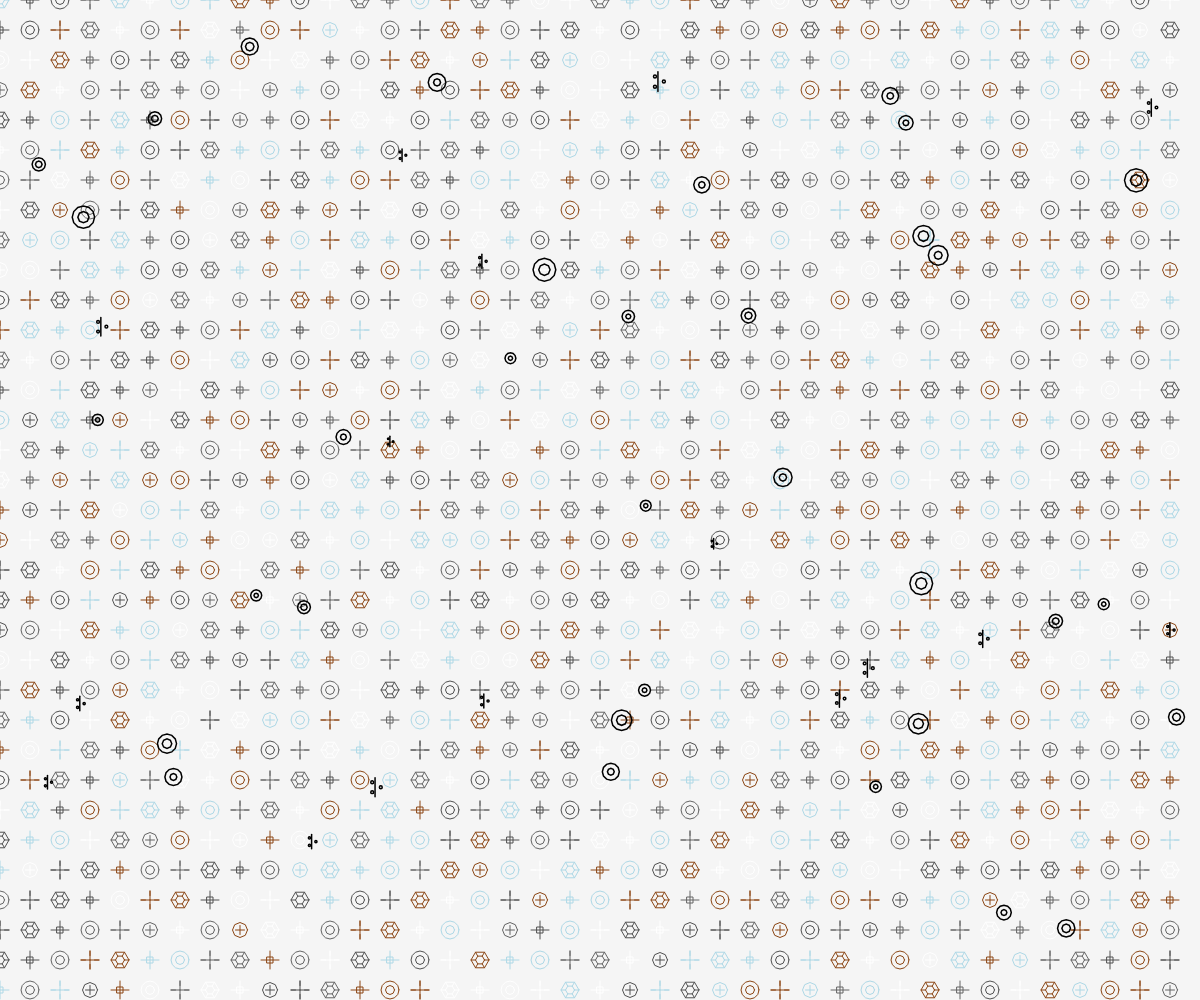
Frame 1 (no input)
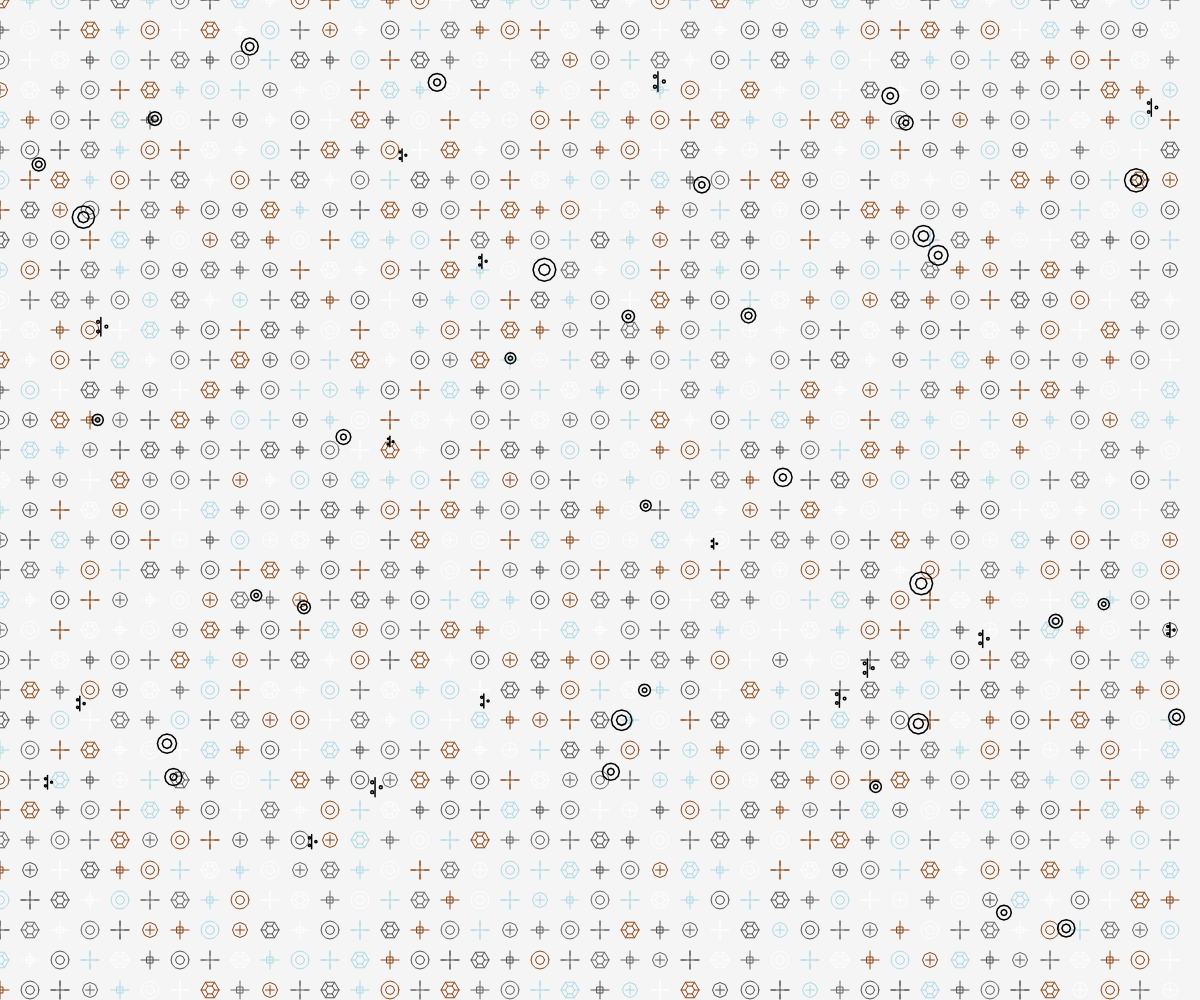
Frame 2 (the mouse pressed at the canvas centre, redrawn once)

The p5.js sketch that drew these frames (run headless with seeded random() and noise() and a simulated clock; the mouse was pressed at the canvas centre and the sketch redrawn once):

// p5.js sketch
// ── sketch.js
let grid;
let cellSize = 30;
let numCellsX, numCellsY;
let mineralPatterns = [];
let plantShapes = [];

function setup() {
  createCanvas(windowWidth, windowHeight);
  noLoop();
  
  // Calculate grid dimensions
  numCellsX = ceil(width / cellSize);
  numCellsY = ceil(height / cellSize);
  
  // Create the grid structure
  grid = [];
  for (let y = 0; y < numCellsY; y++) {
    grid[y] = [];
    for (let x = 0; x < numCellsX; x++) {
      grid[y][x] = {
        x: x * cellSize,
        y: y * cellSize,
        // Initialize with a pattern that will be modified to create mineral structures
        pattern: random(['crystal', 'cross', 'loop', 'branch'])
      };
    }
  }
  
  // Generate the mineral and plant patterns
  generateMineralPattern();
  generatePlantPatterns();
}

function draw() {
  background(245);
  
  // Draw the mineral crystal patterns
  for (let y = 0; y < numCellsY; y++) {
    for (let x = 0; x < numCellsX; x++) {
      let cell = grid[y][x];
      
      push();
      translate(cell.x, cell.y);
      
      // Draw a crystal or mineral structure
      drawCrystalPattern(cell.pattern);
      
      pop();
    }
  }
  
  // Draw the plant elements
  for (let i = 0; i < plantShapes.length; i++) {
    let shape = plantShapes[i];
    push();
    translate(shape.x, shape.y);
    strokeWeight(1.5);
    noFill();
    
    // Draw a stylized plant shape
    drawPlantShape(shape.type, shape.size);
    
    pop();
  }
}

function generateMineralPattern() {
  for (let y = 0; y < numCellsY; y++) {
    for (let x = 0; x < numCellsX; x++) {
      // Create a symmetric pattern by using coordinates
      let symmetry = (x + y) % 4;
      
      if (symmetry === 0) {
        grid[y][x].pattern = 'crystal';
      } else if (symmetry === 1) {
        grid[y][x].pattern = 'cross';
      } else if (symmetry === 2) {
        grid[y][x].pattern = 'loop';
      } else {
        grid[y][x].pattern = 'branch';
      }
    }
  }
  
  // Add more complex interweaving by adjusting certain cells
  for (let y = 0; y < numCellsY; y++) {
    for (let x = 0; x < numCellsX; x++) {
      if ((x + y) % 3 === 0 && random() > 0.7) {
        grid[y][x].pattern = 'interlace';
      }
    }
  }
}

function drawCrystalPattern(patternType) {
  strokeWeight(1);
  
  // Use a palette of mineral tones
  let colors = [
    color(255, 255, 255), // White
    color(100, 100, 100), // Gray
    color(80, 80, 80),    // Dark gray
    color(139, 69, 19),   // Brown
    color(173, 216, 230)  // Light blue
  ];
  
  let c = random(colors);
  stroke(c);
  noFill();
  
  switch (patternType) {
    case 'crystal':
      // Draw a geometric crystal shape
      beginShape();
      for (let i = 0; i < 6; i++) {
        let angle = map(i, 0, 6, 0, TWO_PI);
        let x = cos(angle) * cellSize * 0.3;
        let y = sin(angle) * cellSize * 0.3;
        vertex(x, y);
      }
      endShape(CLOSE);
      
      // Inner crystal structure
      beginShape();
      for (let i = 0; i < 6; i++) {
        let angle = map(i, 0, 6, 0, TWO_PI);
        let x = cos(angle) * cellSize * 0.15;
        let y = sin(angle) * cellSize * 0.15;
        vertex(x, y);
      }
      endShape(CLOSE);
      
      // Draw connecting lines
      for (let i = 0; i < 6; i++) {
        let angle = map(i, 0, 6, 0, TWO_PI);
        let x1 = cos(angle) * cellSize * 0.3;
        let y1 = sin(angle) * cellSize * 0.3;
        let x2 = cos(angle) * cellSize * 0.15;
        let y2 = sin(angle) * cellSize * 0.15;
        line(x1, y1, x2, y2);
      }
      
      break;
      
    case 'cross':
      // Draw a cross shape
      line(-cellSize * 0.3, 0, cellSize * 0.3, 0);
      line(0, -cellSize * 0.3, 0, cellSize * 0.3);
      
      // Inner square
      rectMode(CENTER);
      rect(0, 0, cellSize * 0.2, cellSize * 0.2);
      
      break;
      
    case 'loop':
      // Draw a loop with geometric precision
      beginShape();
      for (let i = 0; i < 12; i++) {
        let angle = map(i, 0, 12, 0, TWO_PI);
        let x = cos(angle) * cellSize * 0.3;
        let y = sin(angle) * cellSize * 0.3;
        vertex(x, y);
      }
      endShape(CLOSE);
      
      // Inner loop
      beginShape();
      for (let i = 0; i < 8; i++) {
        let angle = map(i, 0, 8, 0, TWO_PI);
        let x = cos(angle) * cellSize * 0.15;
        let y = sin(angle) * cellSize * 0.15;
        vertex(x, y);
      }
      endShape(CLOSE);
      
      break;
      
    case 'interlace':
      // Draw an interlaced crystal pattern
      beginShape();
      for (let i = 0; i < 8; i++) {
        let angle = map(i, 0, 8, 0, TWO_PI);
        let x = cos(angle) * cellSize * 0.25;
        let y = sin(angle) * cellSize * 0.25;
        vertex(x, y);
      }
      endShape(CLOSE);
      
      // Draw a smaller cross inside
      line(-cellSize * 0.15, 0, cellSize * 0.15, 0);
      line(0, -cellSize * 0.15, 0, cellSize * 0.15);
      
      break;
      
    case 'branch':
      // Draw a branching crystal structure
      for (let i = 0; i < 4; i++) {
        let angle = map(i, 0, 4, 0, TWO_PI);
        let x = cos(angle) * cellSize * 0.3;
        let y = sin(angle) * cellSize * 0.3;
        line(0, 0, x, y);
      }
      
      // Draw smaller branches
      for (let i = 0; i < 4; i++) {
        let angle = map(i, 0, 4, 0, TWO_PI);
        let x1 = cos(angle) * cellSize * 0.3;
        let y1 = sin(angle) * cellSize * 0.3;
        let x2 = cos(angle) * cellSize * 0.15;
        let y2 = sin(angle) * cellSize * 0.15;
        line(x1, y1, x2, y2);
      }
      
      break;
  }
}

function generatePlantPatterns() {
  // Generate plant shapes that interweave with the crystal patterns
  for (let i = 0; i < 50; i++) {
    let x = random(width);
    let y = random(height);
    let type = random(['leaf', 'stamen', 'petal']);
    let size = random(10, 20);
    
    plantShapes.push({
      x: x,
      y: y,
      type: type,
      size: size
    });
  }
}

function drawPlantShape(type, size) {
  switch (type) {
    case 'leaf':
      // Draw a stylized leaf shape with smooth curves
      beginShape();
      for (let i = 0; i < 12; i++) {
        let angle = map(i, 0, 12, 0, TWO_PI);
        let x = cos(angle) * size * 0.5;
        let y = sin(angle) * size * 0.5;
        vertex(x, y);
      }
      endShape(CLOSE);
      
      // Inner leaf shape
      beginShape();
      for (let i = 0; i < 8; i++) {
        let angle = map(i, 0, 8, 0, TWO_PI);
        let x = cos(angle) * size * 0.2;
        let y = sin(angle) * size * 0.2;
        vertex(x, y);
      }
      endShape(CLOSE);
      
      break;
      
    case 'stamen':
      // Draw a stamen shape
      line(0, -size * 0.5, 0, size * 0.5);
      
      // Draw small circular pollen spots
      for (let i = 0; i < 3; i++) {
        let angle = map(i, 0, 3, 0, TWO_PI);
        let x = cos(angle) * size * 0.3;
        let y = sin(angle) * size * 0.3;
        ellipse(x, y, size * 0.15, size * 0.15);
      }
      
      break;
      
    case 'petal':
      // Draw a petal shape with smooth curves
      beginShape();
      for (let i = 0; i < 12; i++) {
        let angle = map(i, 0, 12, 0, TWO_PI);
        let x = cos(angle) * size * 0.6;
        let y = sin(angle) * size * 0.6;
        vertex(x, y);
      }
      endShape(CLOSE);
      
      // Inner petal shape
      beginShape();
      for (let i = 0; i < 8; i++) {
        let angle = map(i, 0, 8, 0, TWO_PI);
        let x = cos(angle) * size * 0.3;
        let y = sin(angle) * size * 0.3;
        vertex(x, y);
      }
      endShape(CLOSE);
      
      break;
  }
}

function windowResized() {
  resizeCanvas(windowWidth, windowHeight);
  
  // Recalculate grid dimensions
  numCellsX = ceil(width / cellSize);
  numCellsY = ceil(height / cellSize);
  
  // Reinitialize the grid
  grid = [];
  for (let y = 0; y < numCellsY; y++) {
    grid[y] = [];
    for (let x = 0; x < numCellsX; x++) {
      grid[y][x] = {
        x: x * cellSize,
        y: y * cellSize,
        pattern: random(['crystal', 'cross', 'loop', 'branch'])
      };
    }
  }
  
  // Regenerate the pattern
  generateMineralPattern();
  generatePlantPatterns();
}
